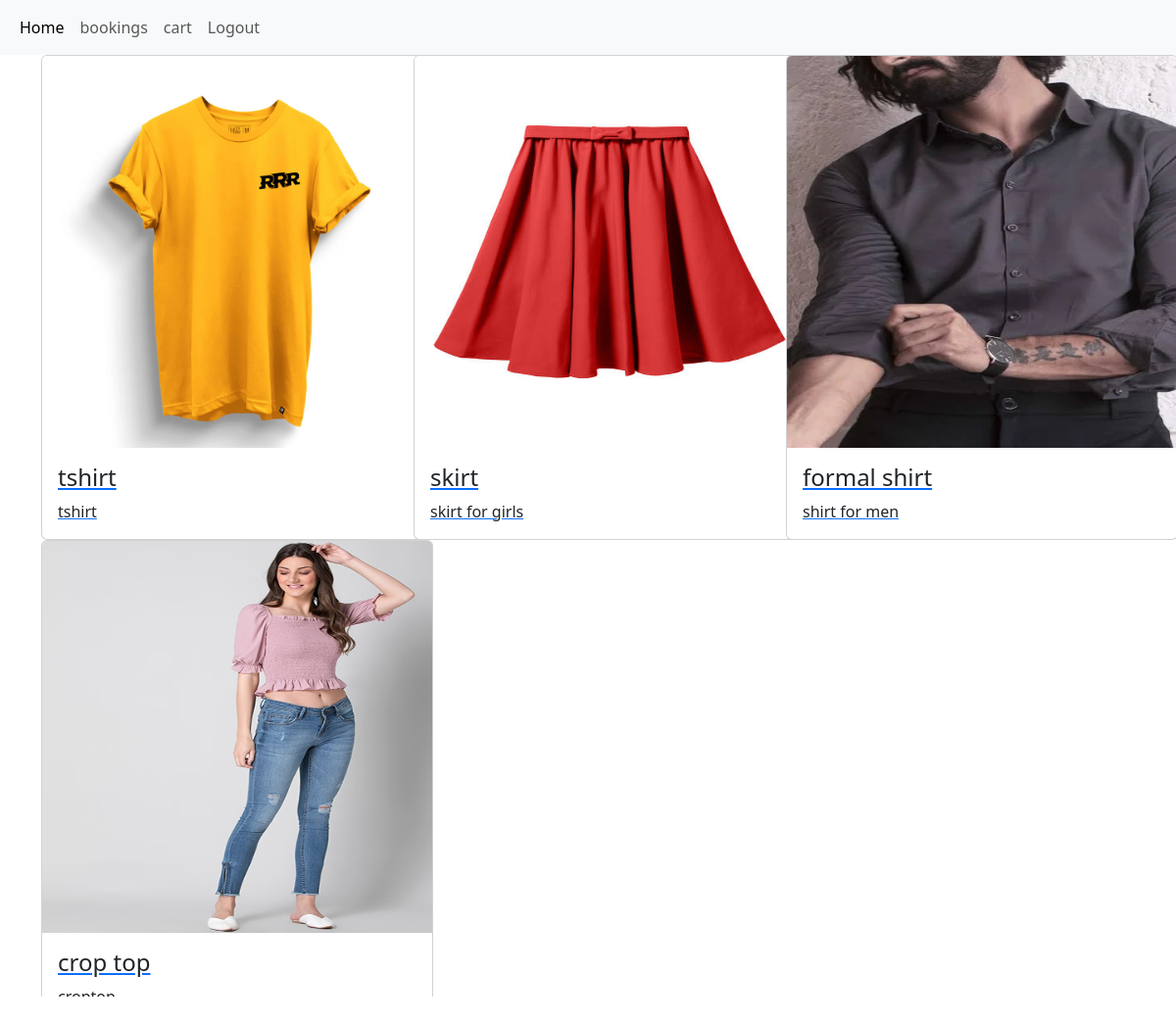
The page /user_home (signed in) on the database its author committed.
### textileapp/models.py (models this page shows)
class Product(models.Model):
    pid=models.TextField()
    name=models.TextField()
    dis=models.TextField()
    price=models.IntegerField()
    offer_price=models.IntegerField()
    stock=models.IntegerField()
    img=models.FileField()

### textileapp/views.py (the view)
# urls.py: path('user_home',views.user_home),
def user_home(req):
    if 'user' in req.session:
        data=Product.objects.all()
        return render(req,'user/home.html',{'products':data})
    else:
        return redirect(e_shop_login)

### template/user/home.html (shortened to what this page needs)
<!DOCTYPE html>
<html lang="en">
<head>
    <link href="https://cdn.jsdelivr.net/npm/bootstrap@5.3.3/dist/css/bootstrap.min.css" rel="stylesheet">
</head>
<body>
    <nav class="navbar navbar-expand-sm bg-light navbar-light">
        <div class="container-fluid">
          <ul class="navbar-nav">
            <li class="nav-item">
              <a class="nav-link active" href="">Home</a>
            </li>
            <li class="nav-item">
              <a class="nav-link" href="bookings">bookings</a>
            </li>
            <li class="nav-item">
              <a class="nav-link" href="view_cart">cart</a>
            </li>
            <li class="nav-item">
              <a class="nav-link " href="logout">Logout</a>
            </li>
          </ul>
        </div>
      </nav>
<div class="container">
  <div class="row">
    {% for pro in products %}
    <div class="col-lg-4">
      <a href="view_product/{{pro.pk}}">
        <div class="card" style="width:400px"  >
          <img class="card-img-top" src="{{pro.img.url}}" alt="Card image" style="width:100%;height: 400px;">
          <div class="card-body">
            <h4 class="card-title">{{pro.name}}</h4>
            <p class="card-text">{{pro.dis}}</p>
    </div>
  </div>
</a>
</div>
  {% endfor %}
</body>
</html>

### rows shown on the page
Product: img (picture), name "tshirt", dis "tshirt"
Product: img (picture), name "skirt", dis "skirt for girls"
Product: img (picture), name "formal shirt", dis "shirt for men"
Product: img (picture), name "crop top", dis "croptop"
